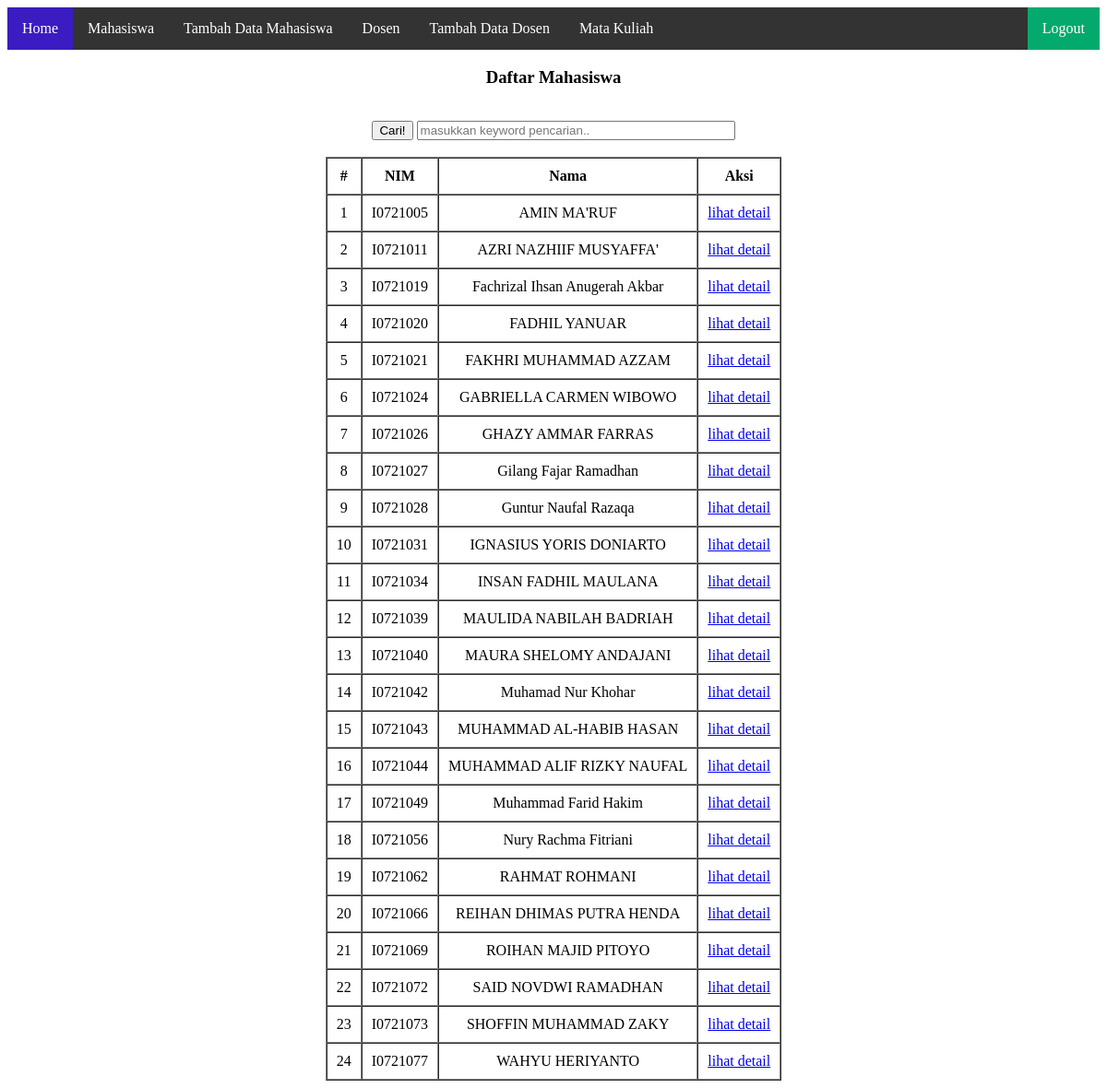
Screenshot of /mahasiswa.php (signed in) with the database file from the repository.
### tables this page shows
CREATE TABLE `tb_mahasiswa` (
  `id` int(11) NOT NULL,
  `nim` char(10) NOT NULL,
  `nama` varchar(100) NOT NULL,
  `pa` varchar(100) NOT NULL,
  `E301` float DEFAULT NULL,
  `E302` float DEFAULT NULL,
  `E303` float DEFAULT NULL,
  `E304` float DEFAULT NULL,
  `E305` float DEFAULT NULL
);

### functions.php (called while the page is built, shortened)
<?php
function koneksi()
{
  return mysqli_connect('localhost', 'root', '', 'sistem_informasi');
}
function query($query)
{
  $conn = koneksi();
  $result = mysqli_query($conn, $query);
  $rows = [];
  while ($row = mysqli_fetch_assoc($result)) {
    $rows[] = $row;
  }
  return $rows;
}

### mahasiswa.php (the view, shortened to what this page needs)
<?php
require 'functions.php';
$mahasiswa = query("SELECT * FROM tb_mahasiswa");
?>
<!DOCTYPE html>
<html lang="en">
<head>
  <link rel="stylesheet" type="text/css" href="style.css">
</head>
<body align=center>
  <ul id="atas">
    <li style="float:left"><a class="home" href="index.php">Home</a></li>
    <li style="float:left"><a href="mahasiswa.php">Mahasiswa</a></li>
    <li style="float:left"><a href="tambahm.php">Tambah Data Mahasiswa</a>
    <li style="float:left"><a href="dosen.php">Dosen</a></li>
    <li style="float:left"><a href="tambahd.php">Tambah Data Dosen</a>
    <li style="float:left"><a href="matakuliah.php">Mata Kuliah</a>
    <li style="float:right"><a class="active" href="logout.php">Logout</a></li>
  </ul>
  <h3>Daftar Mahasiswa</h3>
  <br>
  <form action="" method="POST">
    <button type="submit" name="carim">Cari!</button>
    <input type="text" name="keyword" size="40" placeholder="masukkan keyword pencarian.." autocomplete="off" autofocus>
  </form>
  <br>
  <table align=center border="1" cellpadding="10" cellspacing="0">
    <tr>
      <th>#</th>
      <th>NIM</th>
      <th>Nama</th>
      <th>Aksi</th>
    </tr>
    <?php $i = 1;
    foreach ($mahasiswa as $m) : ?>
      <tr>
        <td><?= $i++; ?></td>
        <td><?= $m['nim']; ?></td>
        <td><?= $m['nama']; ?></td>
        <td>
          <a href="detailm.php?id=<?= $m['id']; ?>">lihat detail</a>
        </td>
      </tr>
    <?php endforeach; ?>
  </table>
</body>
</html>

### style.css (style rules this page uses)
ul { list-style-type: none; margin: 0; padding: 0; overflow: hidden; }
#atas { background-color: #333; }
.home { background-color: #3b1cc2; }
li a { display: block; color: white; text-align: center; padding: 14px 16px; text-decoration: none; }
.active { background-color: #04AA6D; }

### rows the page displays
tb_mahasiswa: nim "I0721005", nama "AMIN MA'RUF"
tb_mahasiswa: nim "I0721011", nama "AZRI NAZHIIF MUSYAFFA'"
tb_mahasiswa: nim "I0721019", nama "Fachrizal Ihsan Anugerah Akbar"
tb_mahasiswa: nim "I0721020", nama "FADHIL YANUAR"
tb_mahasiswa: nim "I0721021", nama "FAKHRI MUHAMMAD AZZAM"
tb_mahasiswa: nim "I0721024", nama "GABRIELLA CARMEN WIBOWO"
tb_mahasiswa: nim "I0721026", nama "GHAZY AMMAR FARRAS"
tb_mahasiswa: nim "I0721027", nama "Gilang Fajar Ramadhan"
tb_mahasiswa: nim "I0721028", nama "Guntur Naufal Razaqa"
tb_mahasiswa: nim "I0721031", nama "IGNASIUS YORIS DONIARTO"
tb_mahasiswa: nim "I0721034", nama "INSAN FADHIL MAULANA"
tb_mahasiswa: nim "I0721039", nama "MAULIDA NABILAH BADRIAH"
tb_mahasiswa: nim "I0721040", nama "MAURA SHELOMY ANDAJANI"
tb_mahasiswa: nim "I0721042", nama "Muhamad Nur Khohar"
tb_mahasiswa: nim "I0721043", nama "MUHAMMAD AL-HABIB HASAN"
tb_mahasiswa: nim "I0721044", nama "MUHAMMAD ALIF RIZKY NAUFAL"
tb_mahasiswa: nim "I0721049", nama "Muhammad Farid Hakim"
tb_mahasiswa: nim "I0721056", nama "Nury Rachma Fitriani"
tb_mahasiswa: nim "I0721062", nama "RAHMAT ROHMANI"
tb_mahasiswa: nim "I0721066", nama "REIHAN DHIMAS PUTRA HENDA"
tb_mahasiswa: nim "I0721069", nama "ROIHAN MAJID PITOYO"
tb_mahasiswa: nim "I0721072", nama "SAID NOVDWI RAMADHAN"
tb_mahasiswa: nim "I0721073", nama "SHOFFIN MUHAMMAD ZAKY"
tb_mahasiswa: nim "I0721077", nama "WAHYU HERIYANTO"
